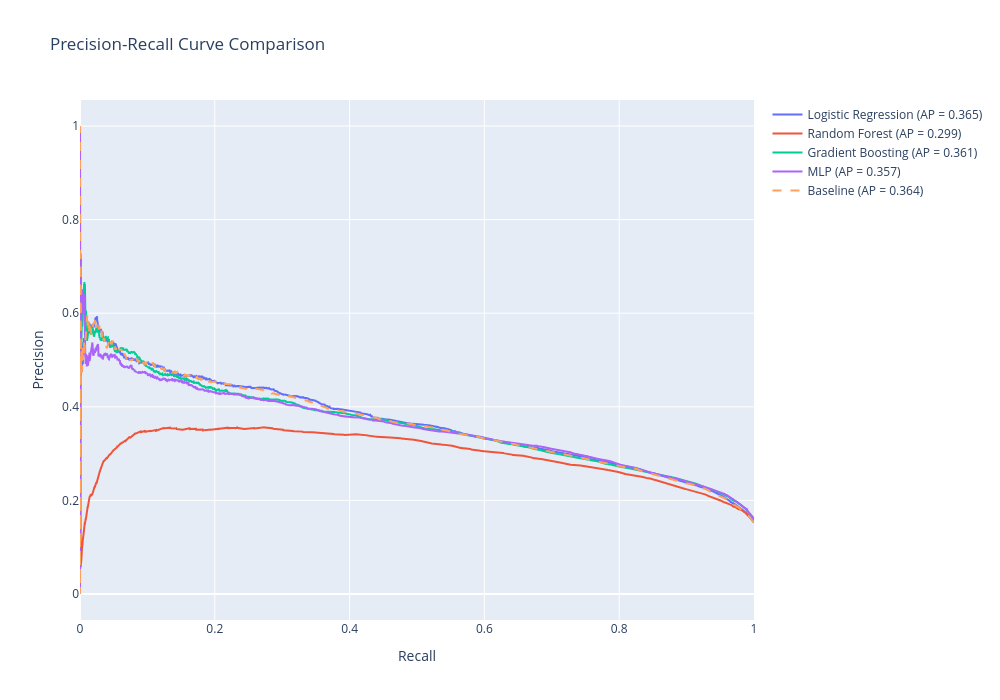

Here is the notebook cell this chart was saved with:
### Code cell
fig = go.Figure()
# Store Threshold, Precision, Recall for each model
model_thresholds = {}

# Calculate precision-recall curve and average precision for each model
for name, model in best_models.items():
    if name in unscaled_best_models:
        y_prob = model.predict_proba(uci_X_test)[:, 1]
    else:
        y_prob = model.predict_proba(scaled_uci_X_test)[:, 1]

    precision, recall, thresholds = precision_recall_curve(uci_y_test, y_prob)

    model_thresholds[name] = [precision, recall, thresholds]
    ap = average_precision_score(uci_y_test, y_prob)

    fig.add_trace(
        go.Scatter(
            x=recall,
            y=precision,
            mode='lines',
            name=f'{name} (AP = {ap:.3f})'
        )
    )

# Calculate for baseline model for comparison
y_prob = baseline_lr.predict_proba(scaled_uci_X_test)[:, 1]
precision, recall, thresholds = precision_recall_curve(uci_y_test, y_prob)
model_thresholds['Baseline'] = [precision, recall, thresholds]
ap = average_precision_score(uci_y_test, y_prob)
fig.add_trace(
    go.Scatter(
        x=recall,
        y=precision,
        mode='lines',
        line=dict(dash='dash'),
        name=f'Baseline (AP = {ap:.3f})'
    )
)

fig.update_layout(
    title='Precision-Recall Curve Comparison',
    xaxis_title='Recall',
    yaxis_title='Precision',
    width=1000,
    height=700
)

fig.show()

### Figure 1 — Plotly figure (JSON) as saved in the notebook; plotly's stock layout.template omitted (floating-point values rounded to 4 significant figures; data arrays with more than 128 entries replaced by an {"elided": "..."} marker saying what was removed)
{"data": [{"mode": "lines", "name": "Logistic Regression (AP = 0.365)", "type": "scatter", "x": {"elided": "45825 float values"}, "y": {"elided": "45825 float values"}}, {"mode": "lines", "name": "Random Forest (AP = 0.299)", "type": "scatter", "x": {"elided": "3786 float values"}, "y": {"elided": "3786 float values"}}, {"mode": "lines", "name": "Gradient Boosting (AP = 0.361)", "type": "scatter", "x": {"elided": "45415 float values"}, "y": {"elided": "45415 float values"}}, {"mode": "lines", "name": "MLP (AP = 0.357)", "type": "scatter", "x": {"elided": "45825 float values"}, "y": {"elided": "45825 float values"}}, {"line": {"dash": "dash"}, "mode": "lines", "name": "Baseline (AP = 0.364)", "type": "scatter", "x": {"elided": "45825 float values"}, "y": {"elided": "45825 float values"}}], "layout": {"height": 700, "title": {"text": "Precision-Recall Curve Comparison"}, "width": 1000, "xaxis": {"title": {"text": "Recall"}}, "yaxis": {"title": {"text": "Precision"}}}}
